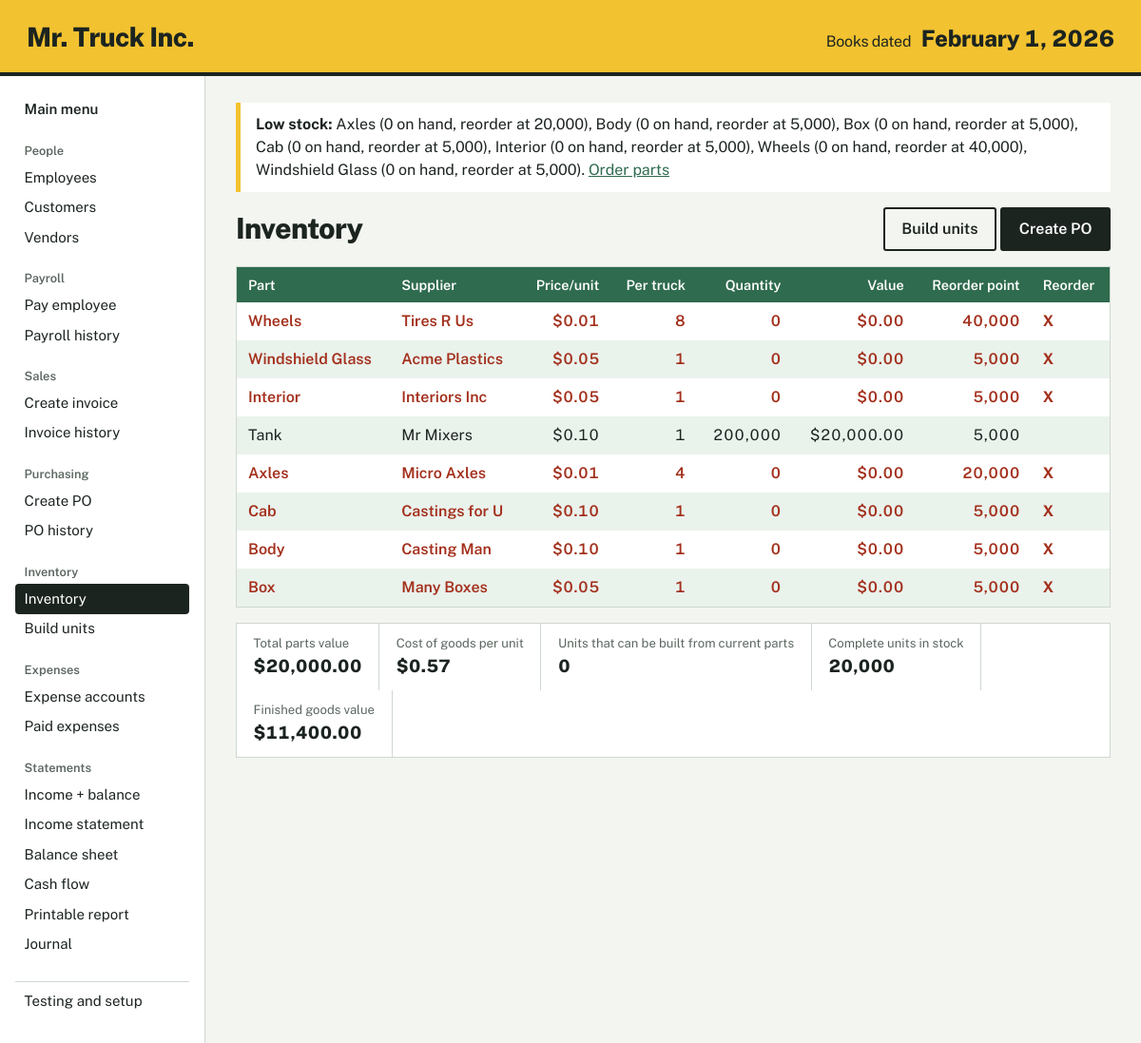
Page /inventory on the committed database.
### tables this page shows
CREATE TABLE settings (key TEXT PRIMARY KEY, value TEXT NOT NULL);

CREATE TABLE parts (
    id INTEGER PRIMARY KEY, name TEXT NOT NULL UNIQUE,
    vendor_id INTEGER NOT NULL REFERENCES vendors(id),
    unit_cost REAL NOT NULL,
    qty_per_unit INTEGER NOT NULL DEFAULT 0,      -- bill of materials
    qty_on_hand INTEGER NOT NULL DEFAULT 0,
    value REAL NOT NULL DEFAULT 0,                -- total cost of parts on hand
    reorder_point INTEGER NOT NULL DEFAULT 0);

CREATE TABLE vendors (
    id INTEGER PRIMARY KEY, company TEXT NOT NULL,
    address1 TEXT, address2 TEXT, city TEXT, state TEXT, zip TEXT);

### app.py (the view)
@app.route("/inventory")
def inventory():
    return render_template("inventory.html", title="Inventory", inv=acct.inventory_status(get_db()))

### accounting.py (called while the page is built)
def get_setting(conn, key, default=None):
    row = conn.execute("SELECT value FROM settings WHERE key = ?", (key,)).fetchone()
    return row["value"] if row else default

def today(conn):
    return get_setting(conn, "current_date")

def fg_qty(conn):
    return int(get_setting(conn, "fg_qty", 0))

def balance(conn, account):
    row = conn.execute(
        "SELECT COALESCE(SUM(debit), 0) AS d, COALESCE(SUM(credit), 0) AS c "
        "FROM journal_lines WHERE account = ?",
        (account,),
    ).fetchone()
    net = row["d"] - row["c"]
    return round(-net if account in CREDIT_NORMAL else net, 2) + 0.0  # avoid "-0.00"

def inventory_status(conn):
    parts = conn.execute(
        "SELECT p.*, v.company AS vendor FROM parts p JOIN vendors v ON v.id = p.vendor_id ORDER BY p.id"
    ).fetchall()
    bom = [p for p in parts if p["qty_per_unit"] > 0]
    buildable = min((p["qty_on_hand"] // p["qty_per_unit"] for p in bom), default=0)
    cog_per_unit = round(sum(p["unit_cost"] * p["qty_per_unit"] for p in bom), 4)
    return {
        "parts": parts,
        "parts_value": balance(conn, INV_PARTS),
        "cog_per_unit": cog_per_unit,
        "buildable": buildable,
        "fg_qty": fg_qty(conn),
        "fg_value": balance(conn, INV_FG),
    }

def low_stock(conn):
    return conn.execute(
        "SELECT name, qty_on_hand, reorder_point FROM parts "
        "WHERE reorder_point > 0 AND qty_on_hand <= reorder_point ORDER BY name"
    ).fetchall()

### app.py (called while the page is built)
def get_db():
    if "db" not in g:
        g.db = dbm.connect()
        dbm.ensure_initialized(g.db)
    return g.db

@app.template_filter("money")
def money(v):
    v = float(v or 0)
    s = f"${abs(v):,.2f}"
    return f"−{s}" if v < 0 else s

@app.template_filter("longdate")
def longdate(iso):
    d = date.fromisoformat(iso)
    return f"{d:%B} {d.day}, {d.year}"

@app.context_processor
def inject_globals():
    conn = get_db()
    return {
        "book_date": acct.today(conn),
        "low_stock": acct.low_stock(conn),
        "fmt": fmt,
    }

### db.py (called while the page is built)
def connect(path=None):
    conn = sqlite3.connect(path or DB_PATH)
    conn.row_factory = sqlite3.Row
    conn.execute("PRAGMA foreign_keys = ON")
    return conn

def is_initialized(conn):
    row = conn.execute("SELECT name FROM sqlite_master WHERE type='table' AND name='settings'").fetchone()
    return row is not None

def ensure_initialized(conn):
    if not is_initialized(conn):
        reset(conn)

### templates/inventory.html
{% extends "base.html" %}
{% block content %}
<div class="page-head"><h1>Inventory</h1>
  <span><a class="button ghost" href="{{ url_for('build') }}">Build units</a> <a class="button" href="{{ url_for('create_po') }}">Create PO</a></span></div>
<div class="table-wrap"><table>
  <thead><tr><th>Part</th><th>Supplier</th><th class="num">Price/unit</th><th class="num">Per truck</th><th class="num">Quantity</th>
    <th class="num">Value</th><th class="num">Reorder point</th><th>Reorder</th></tr></thead>
  <tbody>{% for p in inv.parts %}
    <tr class="{{ 'flag' if p.reorder_point and p.qty_on_hand <= p.reorder_point }}">
      <td>{{ p.name }}</td><td>{{ p.vendor }}</td><td class="num">${{ '%.2f'|format(p.unit_cost) }}</td>
      <td class="num">{{ p.qty_per_unit }}</td><td class="num">{{ "{:,}".format(p.qty_on_hand) }}</td>
      <td class="num">{{ p.value|money }}</td><td class="num">{{ "{:,}".format(p.reorder_point) }}</td>
      <td>{% if p.reorder_point and p.qty_on_hand <= p.reorder_point %}<b>X</b>{% endif %}</td></tr>
  {% endfor %}</tbody>
</table></div>
<dl class="totals">
  <div><dt>Total parts value</dt><dd>{{ inv.parts_value|money }}</dd></div>
  <div><dt>Cost of goods per unit</dt><dd>{{ inv.cog_per_unit|money }}</dd></div>
  <div><dt>Units that can be built from current parts</dt><dd>{{ "{:,}".format(inv.buildable) }}</dd></div>
  <div><dt>Complete units in stock</dt><dd>{{ "{:,}".format(inv.fg_qty) }}</dd></div>
  <div><dt>Finished goods value</dt><dd>{{ inv.fg_value|money }}</dd></div>
</dl>
{% endblock %}

### templates/base.html (shortened to what this page needs)
<!doctype html>
<html lang="en">
<head>
  <link rel="stylesheet" href="{{ url_for('static', filename='style.css') }}">
</head>
<body>
  <header class="band">
    <a class="brand" href="{{ url_for('index') }}">Mr. Truck Inc.</a>
    <p class="book-date"><span>Books dated</span> {{ book_date|longdate }}</p>
  </header>
  <div class="shell">
    <nav class="side" aria-label="Main">
      <a class="nav-home {{ 'on' if request.endpoint == 'index' }}" href="{{ url_for('index') }}">Main menu</a>
      {% for heading, links in groups %}
        <p class="nav-h">{{ heading }}</p>
        {% for ep, label in links %}
          <a class="{{ 'on' if request.endpoint == ep }}" href="{{ url_for(ep) }}">{{ label }}</a>
        {% endfor %}
      {% endfor %}
      <a class="nav-test {{ 'on' if request.endpoint == 'testing' }}" href="{{ url_for('testing') }}">Testing and setup</a>
    </nav>
    <main>
      {% if low_stock %}
        <div class="notice warn" role="status">
          <strong>Low stock:</strong>
          {% for p in low_stock %}{{ p.name }} ({{ "{:,}".format(p.qty_on_hand) }} on hand, reorder at {{ "{:,}".format(p.reorder_point) }}){{ ", " if not loop.last }}{% endfor %}.
          <a href="{{ url_for('create_po') }}">Order parts</a>
        </div>
      {% endif %}
      {% block content %}{% endblock %}
    </main>
  </div>
</body>
</html>

### static/style.css (style rules this page uses)
:root { --paper: #F3F5F0; --sheet: #FFFFFF; --ink: #1C2420; --muted: #5B6760; --rule: #CFD8D1; --ledger: #2F6B4E; --ledger-soft: #EAF2EC; --truck: #F2C230; --alert: #A3301C; --alert-soft: #FBEAE6; --font: "Public Sans", "Segoe UI", system-ui, -apple-system, sans-serif; }
* { box-sizing: border-box; }
html { font-size: 16px; }
body { margin: 0; background: var(--paper); color: var(--ink); font-family: var(--font); line-height: 1.5; }
a { color: var(--ledger); }
.band { display: flex; align-items: baseline; justify-content: space-between; flex-wrap: wrap; gap: .5rem 2rem; background: var(--truck); color: var(--ink); padding: 1.1rem 1.75rem 1rem; border-bottom: 4px solid var(--ink); }
.brand { font-weight: 800; font-size: 1.75rem; letter-spacing: -.02em; color: var(--ink); text-decoration: none; }
.book-date { margin: 0; font-size: 1.5rem; font-weight: 800; letter-spacing: -.01em; font-variant-numeric: tabular-nums; }
.book-date span { font-weight: 400; font-size: 1rem; margin-right: .35rem; }
.shell { display: grid; grid-template-columns: 13.5rem 1fr; min-height: calc(100vh - 5rem); }
.side { border-right: 1px solid var(--rule); padding: 1.25rem 1rem 2rem; background: var(--sheet); }
.side a { display: block; padding: .28rem .6rem; border-radius: 4px; text-decoration: none; color: var(--ink); font-size: .94rem; }
.side a.on { background: var(--ink); color: #fff; }
.nav-h { margin: 1.1rem 0 .2rem .6rem; font-size: .8rem; font-weight: 600; color: var(--muted); }
.nav-home { font-weight: 600; }
.nav-test { margin-top: 1.4rem; border-top: 1px solid var(--rule); padding-top: .6rem !important; border-radius: 0 !important; }
main { padding: 1.75rem 2rem 3rem; max-width: 72rem; min-width: 0; }
h1 { font-size: 1.9rem; font-weight: 800; letter-spacing: -.02em; margin: 0 0 1rem; }
.page-head { display: flex; justify-content: space-between; align-items: center; gap: 1rem; flex-wrap: wrap; margin-bottom: 1rem; }
.page-head h1 { margin: 0; }
.notice { padding: .7rem 1rem; margin-bottom: 1rem; border-left: 5px solid var(--ledger); background: var(--sheet); }
.notice.warn { border-color: var(--truck); }
.table-wrap { overflow-x: auto; background: var(--sheet); border: 1px solid var(--rule); }
table { border-collapse: collapse; width: 100%; font-variant-numeric: tabular-nums; }
th, td { padding: .5rem .75rem; text-align: left; white-space: nowrap; }
thead th { background: var(--ledger); color: #fff; font-weight: 600; font-size: .9rem; }
tbody tr:nth-child(even) { background: var(--ledger-soft); }
tr.flag td { color: var(--alert); font-weight: 600; }
.num { text-align: right; }
.totals { display: flex; flex-wrap: wrap; gap: 0; margin: 1rem 0 0; border: 1px solid var(--rule); background: var(--sheet); }
.totals div { padding: .7rem 1.1rem; border-right: 1px solid var(--rule); }
.totals dt { font-size: .82rem; color: var(--muted); }
.totals dd { margin: 0; font-weight: 800; font-size: 1.15rem; font-variant-numeric: tabular-nums; }
button, .button { font: inherit; font-weight: 600; cursor: pointer; border: 2px solid var(--ink); background: var(--ink); color: #fff; padding: .55rem 1.1rem; border-radius: 3px; text-decoration: none; display: inline-block; }
.ghost { background: transparent; color: var(--ink); }

### rows in the picture
settings: value "February 1, 2026"
parts: name "Axles", qty_on_hand "0", reorder_point "20,000", last ",", vendor "Micro Axles", unit_cost "0.01", qty_per_unit "4", value "$0.00", shows "X"
parts: name "Body", qty_on_hand "0", reorder_point "5,000", last ",", vendor "Casting Man", unit_cost "0.10", qty_per_unit "1", value "$0.00", shows "X"
parts: name "Box", qty_on_hand "0", reorder_point "5,000", last ",", vendor "Many Boxes", unit_cost "0.05", qty_per_unit "1", value "$0.00", shows "X"
parts: name "Cab", qty_on_hand "0", reorder_point "5,000", last ",", vendor "Castings for U", unit_cost "0.10", qty_per_unit "1", value "$0.00", shows "X"
parts: name "Interior", qty_on_hand "0", reorder_point "5,000", last ",", vendor "Interiors Inc", unit_cost "0.05", qty_per_unit "1", value "$0.00", shows "X"
parts: name "Wheels", qty_on_hand "0", reorder_point "40,000", last ",", vendor "Tires R Us", unit_cost "0.01", qty_per_unit "8", value "$0.00", shows "X"
parts: name "Windshield Glass", qty_on_hand "0", reorder_point "5,000", vendor "Acme Plastics", unit_cost "0.05", qty_per_unit "1", value "$0.00", shows "X"
parts: name "Tank", vendor "Mr Mixers", unit_cost "0.10", qty_per_unit "1", qty_on_hand "200,000", value "$20,000.00", reorder_point "5,000"

### other values in the picture
{{ heading }} "People" "Payroll" "Sales" "Purchasing" "Inventory" "Expenses" "Statements"
{{ label }} "Employees" "Customers" "Vendors" "Pay employee" "Payroll history" "Create invoice" "Invoice history" "Create PO" "PO history" "Inventory" "Build units" "Expense accounts" "Paid expenses" "Income + balance" "Income statement" "Balance sheet" "Cash flow" "Printable report" "Journal"
{{ inv.parts_value|money }} "$20,000.00"
{{ inv.cog_per_unit|money }} "$0.57"
{{ "{:,}".format(inv.buildable) }} "0"
{{ "{:,}".format(inv.fg_qty) }} "20,000"
{{ inv.fg_value|money }} "$11,400.00"
